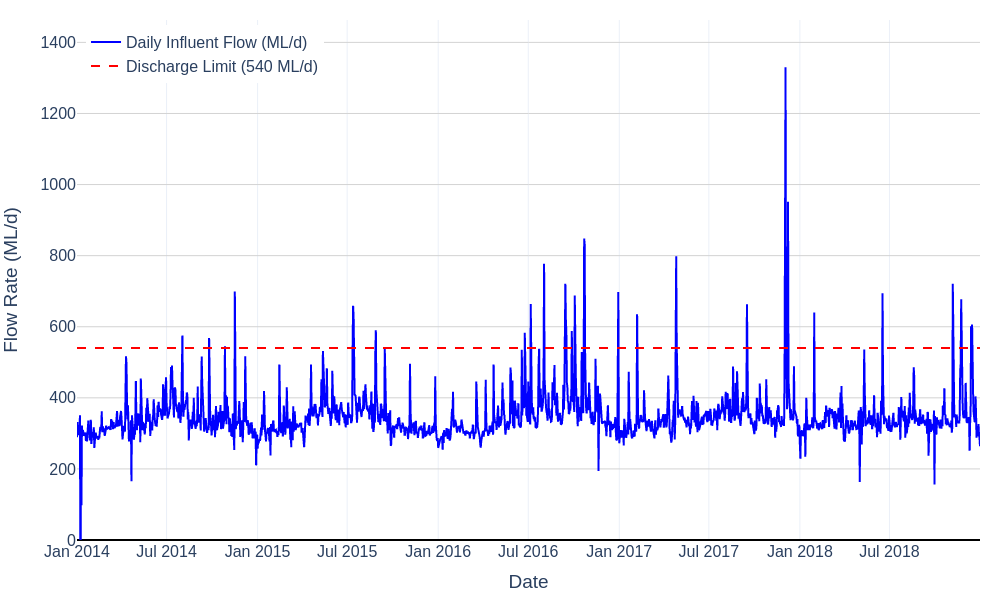

Write Python code to recreate this figure.
# filename: daily_discharge_flow_2014_2018.py
import pandas as pd
import plotly.graph_objects as go

# Load the ETP Influent Flow data
file_excel = "MWC_ETP_Data.xlsx"
df_flow = pd.read_excel(file_excel, sheet_name="ETP Influent Flow")

# Ensure Date is datetime and sort
df_flow['Date'] = pd.to_datetime(df_flow['Date'])
df_flow = df_flow.sort_values('Date')

# Filter data for 2014-01-01 to 2018-12-31
start_date = pd.Timestamp("2014-01-01")
end_date = pd.Timestamp("2018-12-31")
df_flow = df_flow[(df_flow['Date'] >= start_date) & (df_flow['Date'] <= end_date)]

# Discharge limit
discharge_limit = 540  # ML/d

# Create line chart without markers for daily influent flow (proxy discharge flow)
fig = go.Figure()

fig.add_trace(go.Scatter(
    x=df_flow['Date'],
    y=df_flow['Influent Flow (ML/d)'],
    mode='lines',
    name='Daily Influent Flow (ML/d)',
    line=dict(color='blue')
))

# Add horizontal line for discharge limit
fig.add_trace(go.Scatter(
    x=[df_flow['Date'].min(), df_flow['Date'].max()],
    y=[discharge_limit, discharge_limit],
    mode='lines',
    name='Discharge Limit (540 ML/d)',
    line=dict(color='red', dash='dash')
))

# Layout update
fig.update_layout(
    yaxis=dict(
        title='Flow Rate (ML/d)',
        range=[0, max(df_flow['Influent Flow (ML/d)'].max()*1.1, discharge_limit*1.1)],
        gridcolor='lightgrey',
        zeroline=True,
        zerolinecolor='black'
    ),
    xaxis=dict(title='Date'),
    template='plotly_white',
    font=dict(size=16),
    legend=dict(x=0.01, y=0.99),
    margin=dict(l=60, r=20, t=20, b=60),
)

# Save files
html_file = "daily_discharge_flow_2014_2018.html"
png_file = "daily_discharge_flow_2014_2018.png"
csv_file = "daily_discharge_flow_2014_2018_data.csv"

fig.write_html(html_file, include_plotlyjs='cdn')
fig.write_image(png_file, width=1000, height=600)
df_flow.to_csv(csv_file, index=False)

print(html_file)
print(png_file)
print(csv_file)
